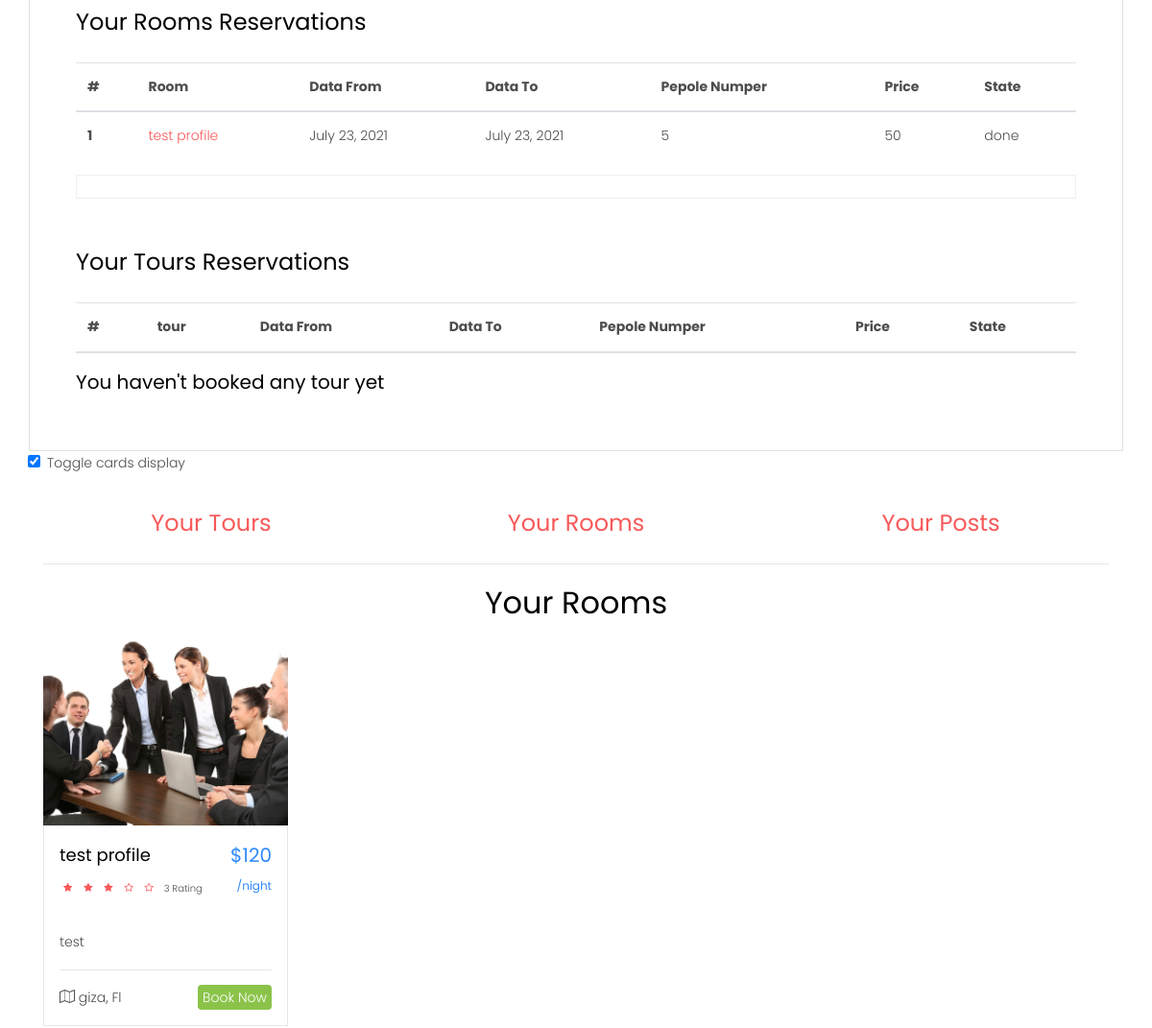
Before: /accounts/profile/admin/ (signed in, middle part) with the older database file.
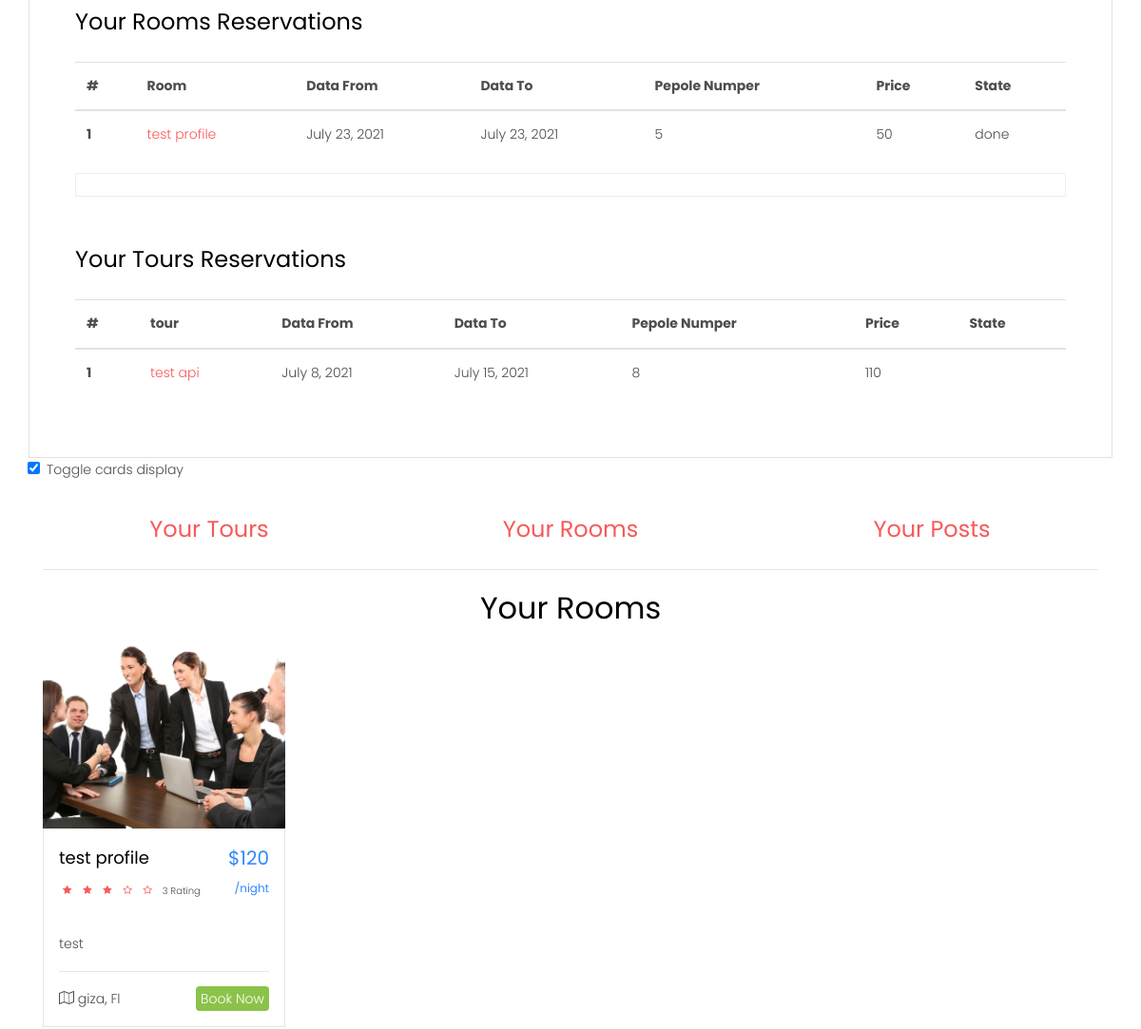
After: the same page with the newer database file.
### rooms/models.py (models this page shows, shortened)
class Room_Reservation(models.Model):
    user = models.ForeignKey(get_user_model(), related_name='room_Reservation', on_delete=models.CASCADE)
    room = models.ForeignKey(Room, related_name='room_Reservation', on_delete=models.CASCADE)
    name = models.CharField(max_length=90)
    email_registered = models.EmailField()
    email_entred = models.EmailField()
    data_from = models.DateField()
    data_to = models.DateField()
    guste = models.PositiveIntegerField(validators=[MinValueValidator(1),MaxValueValidator(6)],blank=True)
    children = models.PositiveIntegerField(validators=[MinValueValidator(0),MaxValueValidator(6)],blank=True)
    price = models.IntegerField()
    canceled = models.BooleanField(default=False)
    done = models.BooleanField(default=False)
    objects = Room_Reservation_Maneger()
    class Meta:
        ordering = ['-id']

class Room(models.Model):
    owner = models.ForeignKey(get_user_model(), on_delete=models.CASCADE)
    title = models.CharField(max_length = 150)
    price = models.PositiveIntegerField()
    total_rating = models.IntegerField(default=0,blank=True, null=True)
    city = models.ForeignKey(Place, on_delete=models.CASCADE)
    locality =models.CharField(max_length=50)
    street = models.CharField(max_length = 150)
    category = models.ForeignKey(Category, on_delete=models.CASCADE)
    descriptions = RichTextField()
    img = models.ImageField(upload_to='rooms/')
    days_number = models.PositiveIntegerField()
    data_from = models.DateField(auto_now_add=True,blank=True)
    data_to = models.DateField(auto_now_add=True,blank=True)
    created_at = models.DateTimeField(auto_now_add=True)
    update_at = models.DateTimeField(default=timezone.now)
    slug = models.SlugField(blank=True, null=True)
    active = models.BooleanField(default=True)
    def get_absolute_url(self):
        return reverse("rooms:hotel_room", kwargs={'slug':self.slug})
    def get_reservation_url(self):
        return '{}#reservation_form'.format(reverse("rooms:hotel_room", kwargs={'slug':self.slug}))

### main/models.py (models this page shows, shortened)
class Place(models.Model):
    name = models.CharField(max_length = 100)
    img = models.ImageField(upload_to='places/')
    created_at = models.DateTimeField(auto_now_add=True)

### tours/models.py (models this page shows, shortened)
class Tour_Reservation(models.Model):
    user = models.ForeignKey(get_user_model(), related_name='tour_Reservation', on_delete=models.CASCADE)
    tour = models.ForeignKey(Tour, related_name='tour_Reservation', on_delete=models.CASCADE)
    name = models.CharField(max_length=90)
    email = models.EmailField()
    data_from = models.DateField()
    data_to = models.DateField()
    guste = models.PositiveIntegerField(validators=[MinValueValidator(1),MaxValueValidator(6)],blank=True)
    children = models.PositiveIntegerField(validators=[MinValueValidator(0),MaxValueValidator(6)],blank=True)
    price = models.IntegerField()
    canceled = models.BooleanField(default=False)
    done = models.BooleanField(default=False)
    objects = Tour_Reservation_Manager()
    class Meta:
        ordering = ['-id']

class Tour(models.Model):
    owner = models.ForeignKey(get_user_model(), on_delete=models.CASCADE)
    title = models.CharField(max_length = 150)
    price = models.PositiveIntegerField()
    city = models.ForeignKey(Place, on_delete=models.CASCADE)
    locality =models.CharField(max_length=50)
    street = models.CharField(max_length = 150)
    category = models.ForeignKey(Category, on_delete=models.CASCADE)
    descriptions = RichTextField()
    img = models.ImageField(upload_to='rooms/')
    days_number = models.PositiveIntegerField()
    data_from = models.DateField(blank=True)
    data_to = models.DateField(blank=True)
    created_at = models.DateTimeField(auto_now_add=True)
    update_at = models.DateTimeField(default=timezone.now)
    slug = models.SlugField(blank=True, null=True)
    active = models.BooleanField(default=True)
    def get_absolute_url(self):
        return reverse('tours:tour_detail',kwargs={'slug':self.slug})
    class Meta:
        ordering=['-id']

### accounts/views.py (the view)
# urls.py: path('profile/<slug:slug>/',views.ProfileView.as_view(),name='profile'),
class ProfileView(LoginRequiredMixin,DetailView):
    model =  get_user_model()
    def get(self, request, *args, **kwargs):
        if self.kwargs['slug'] != self.request.user.slug:
            return redirect('accounts:profile',slug=self.request.user.slug)
        return super().get(request, *args, **kwargs)
    def get_context_data(self, **kwargs):
        context = super().get_context_data(**kwargs)
        context['object_list'] = Room.objects.filter(owner__slug=self.kwargs['slug'])
        return context

### accounts/models.py (called while the page is built)
    def get_profile_image_filename(self):
        if self.image:
            return'/media/'+ str(self.image)[str(self.image).index('profile_images/' + str(self.pk) +  ' - ' + str(self.username) + "/"):]
        else:
            return 'Not Image'

    def get_absolute_url(self):
        return reverse('accounts:profile', args=[self.slug])

### project/context_processors.py (called while the page is built)
def nav_links(request):
    urlpath = request.path
    cxt = {
        'urlpath':urlpath,
    }
    return cxt

def myfooter(request):
    info = Info.objects.last()
    cxt = {
        'myfooter':info,
    }
    return cxt

### accounts/templates/accounts/user_detail.html (shortened to what this page needs)
{% extends "base.html" %}
{% load static %}
{% block content %}
  <section class="ftco-section contact-section ftco-degree-bg">
      <div class="container">
      <div class="row border p-5">
        {% if request.user.is_superuser or request.user.is_staff%}
        {% include "accounts/user_profile_booking.html" %}
        {% endif %}
      </div>
      {% if request.user.is_superuser or request.user.is_staff%}
      <form id="show_moving_carts_form" method="POST" action="{% url 'accounts:toggle-profile-option' object.slug %}">
        <input onchange="$('#show_moving_carts_form').submit()" type="checkbox" {% if object.toggle_cart_option %}checked {% endif %} name="show_moving_carts" id="show_moving_carts" style="margin-left: -16px;margin-right:7px"><label for="show_moving_carts">Toggle cards display</label>
      </form>
      <div id="main_root_carts">
        {% if object.toggle_cart_option %}
        <div class="cards_head">
    <div class="row my-3" id="option_div">
      <div class="col-md-4" data-option='tours'><center><h5><h4 data-href="{% url 'accounts:profile-option' 'tours' %}" style='color: #f85959;cursor: pointer;'>Your Tours</h4></h5></center></div>
      <div class="col-md-4" data-option='rooms'><center><h5><h4 data-href="{% url 'accounts:profile-option' 'rooms' %}" style='color: #f85959;cursor: pointer;'>Your Rooms</h4></h5></center></div>
      <div class="col-md-4" data-option='posts'><center><h5><h4 data-href="{% url 'accounts:profile-option' 'posts' %}" style='color: #f85959;cursor: pointer;'>Your Posts</h4> </h5></center></div>
    </div>
    <hr>
      <center><h2 id="profile_option_title">Your Rooms</h2></center>
  </div>
  {% endif %}
          <div id="profile_option_div_row_root">
            {% if object.toggle_cart_option %}
              {% include "accounts/profile_option.html" %}
              {% else %}
              {% include "accounts/profile_option_2.html" %}
            {% endif %}
          </div>
      </div>
      {% else %}
      {% include "accounts/user_profile_booking.html" %}
      {% endif %}
  </section>
{% endblock content %}

### accounts/templates/accounts/user_profile_booking.html (shortened to what this page needs)
<center><h4 class="mb-4">Your Rooms Reservations</h4></center>
<table class="table">
    <thead>
      <tr>
        <th scope="col">#</th>
        <th scope="col">Room</th>
        <th scope="col">Data From</th>
        <th scope="col">Data To</th>
        <th scope="col">Pepole Numper</th>
        <th scope="col">Price</th>
        <th scope="col">State</th>
      </tr>
    </thead>
    <tbody>
      <tr>
          {% for obj in object.room_Reservation.all %}
            <th scope="row">{{forloop.counter}}</th>
        <td><a href="{{obj.room.get_absolute_url}}">{{obj.room.title}}</a></td>
        <td>{{obj.data_from}}</td>
        <td>{{obj.data_to}}</td>
        <td>{{obj.guste|add:obj.children}}</td>
        <td>{{obj.price}}</td>
        {% if obj.canceled %}
        <td>canceled</td>
        {% elif obj.done %}
        <td>done</td>
        {% endif %}
      </tr>
          {% endfor %}
    </tbody>
  </table>
  <span style="border:1px solid #EEE;width:100%"></span>
  <br>
  <center><h4 class="mb-4{% if request.user.is_superuser or request.user.is_staff%}  mt-5 {% endif %}">Your Tours Reservations</h4></center>
  <table class="table">
      <thead>
        <tr>
          <th scope="col">#</th>
          <th scope="col">tour</th>
          <th scope="col">Data From</th>
          <th scope="col">Data To</th>
          <th scope="col">Pepole Numper</th>
          <th scope="col">Price</th>
          <th scope="col">State</th>
        </tr>
      </thead>
      <tbody>
        <tr>
            {% for obj in object.tour_Reservation.all %}
              <th scope="row">{{forloop.counter}}</th>
          <td><a href="{{obj.tour.get_absolute_url}}">{{obj.tour.title}}</a></td>
          <td>{{obj.data_from}}</td>
          <td>{{obj.data_to}}</td>
          <td>{{obj.guste|add:obj.children}}</td>
          <td>{{obj.price}}</td>
        </tr>
            {% endfor %}
      </tbody>
    </table>
    {% if not object.tour_Reservation.exists %}
    <center><h5>You haven't booked any tour yet</h5></center>
    {% endif %}

### accounts/templates/accounts/profile_option.html (shortened to what this page needs)
<div class="row">
    {% if title == 'posts' %}
        {% for post in object_list %}
          <div class="col-md-3 d-flex ftco-animate fadeInUp ftco-animated">
          <div class="blog-entry align-self-stretch">
            <a href="{{post.get_absolute_url}}" class="block-20" style="background-image: url('{{post.img.url}}');">
            </a>
            <div class="text p-4 d-block">
                <span class="tag">{{post.tags.first}}, {{post.tags.last}}</span>
              <h3 class="heading mt-3"><a href="{{post.get_absolute_url}}">{{post.title}}</a></h3>
              <div class="meta mb-3">
                <div><a href="{{post.get_absolute_url}}">{{post.created_at|date:'F j Y'}}</a></div>
                <div><a href="{{post.get_absolute_url}}">{{post.author.username}}</a></div>
                <div><a href="{{post.get_absolute_url}}#disqus_threads" class="meta-chat"><span class="icon-chat"></span> </a></div>
              </div>
            </div>
          </div>
                  {% empty %}
        <center style="margin: auto;"><h2>Not Found</h2></center>
        {% endfor %}
    {% else %}
    {% for obj in object_list %}
        <div class="col-md-3 ftco-animate fadeInUp ftco-animated">
        <div class="destination">
          <a href="{{obj.get_absolute_url}}" class="img img-2 d-flex justify-content-center align-items-center" style="background-image: url({{obj.img.url}});">
          </a>
          <div class="text p-3">
            <div class="d-flex">
              <div class="one">
                <h3><a href="{{obj.get_absolute_url}}">{{obj.title}}</a></h3>
                <p class="rate">
                  {% for i in '12345'|make_list %}
                    {% if forloop.counter <= obj.total_rating %}
                      <i class="icon-star"></i>
                      {% else %}
                      <i class="icon-star-o"></i>
                    {% endif %}
                      {% empty %}
                      <i class="icon-star-o"></i>
                      <i class="icon-star-o"></i>
                      <i class="icon-star-o"></i>
                      <i class="icon-star-o"></i>
                      <i class="icon-star-o"></i>
                  {% endfor %}
                  <span style="padding-left: 3px;">{{ obj.total_rating }} Rating</span>
                </p>
              </div>
              <div class="two">
                <span class="price per-price">${{obj.price}}<br><small>/night</small></span>
              </div>
            </div>
            <p>{{obj.descriptions|safe|truncatechars:95}}</p>
            <hr>
            <p class="bottom-area d-flex">
              <span><i class="icon-map-o"></i> {{obj.city.name}}, Fl</span>
              <span class="ml-auto"><a href="{{obj.get_reservation_url}}">Book Now</a></span>
            </p>
          </div>
        </div>
          </div>
        {% empty %}
        <center style="margin: auto;"><h2>Not Found</h2></center>
        {% endfor %}
    {% endif %}
</div>
    </div>

Changed rows visible on the page:
added Tour_Reservation: tour "test api", data_from "July 8, 2021", data_to "July 15, 2021", guste|add "8", price "110"
Other visible differences:
text no longer shown: "You haven't booked any tour yet"
